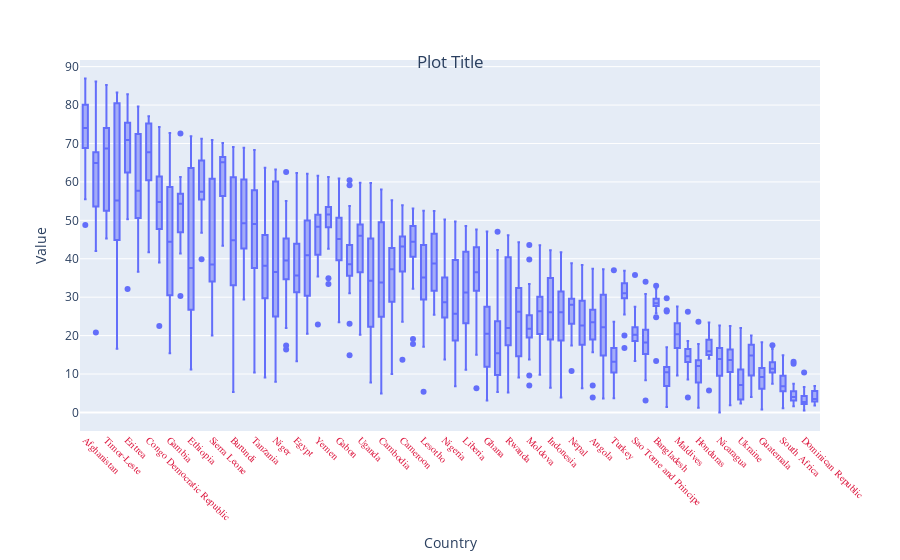

Source (notebook cell):
### Code cell
import plotly.express as px
df_1=df_1.sort_values(by=['Value'], ascending=False)
fig = px.box(df_1, x="Country",y="Value")
fig.update_layout(
    title={
        'text': "Plot Title",
        'y':0.9,
        'x':0.5,
        'xanchor': 'center',
        'yanchor': 'top'})
fig.update_xaxes(tickangle=45, tickfont=dict(family='Rockwell', color='crimson', size=10))
#fig.update_layout(yaxis=dict(autorange="reversed"))
fig.show()

### Figure 1 — Plotly figure (JSON) as saved in the notebook; plotly's stock layout.template omitted (floating-point values rounded to 4 significant figures; data arrays with more than 128 entries replaced by an {"elided": "..."} marker saying what was removed)
{"data": [{"alignmentgroup": "True", "hovertemplate": "Country=%{x}<br>Value=%{y}<extra></extra>", "legendgroup": "", "marker": {"color": "#636efa"}, "name": "", "notched": false, "offsetgroup": "", "orientation": "v", "showlegend": false, "type": "box", "x": {"elided": "2100 str values"}, "x0": " ", "xaxis": "x", "y": {"elided": "2100 float values"}, "y0": " ", "yaxis": "y"}], "layout": {"boxmode": "group", "legend": {"tracegroupgap": 0}, "margin": {"t": 60}, "title": {"text": "Plot Title", "x": 0.5, "xanchor": "center", "y": 0.9, "yanchor": "top"}, "xaxis": {"anchor": "y", "domain": [0, 1], "tickangle": 45, "tickfont": {"color": "crimson", "family": "Rockwell", "size": 10}, "title": {"text": "Country"}}, "yaxis": {"anchor": "x", "domain": [0, 1], "title": {"text": "Value"}}}}
